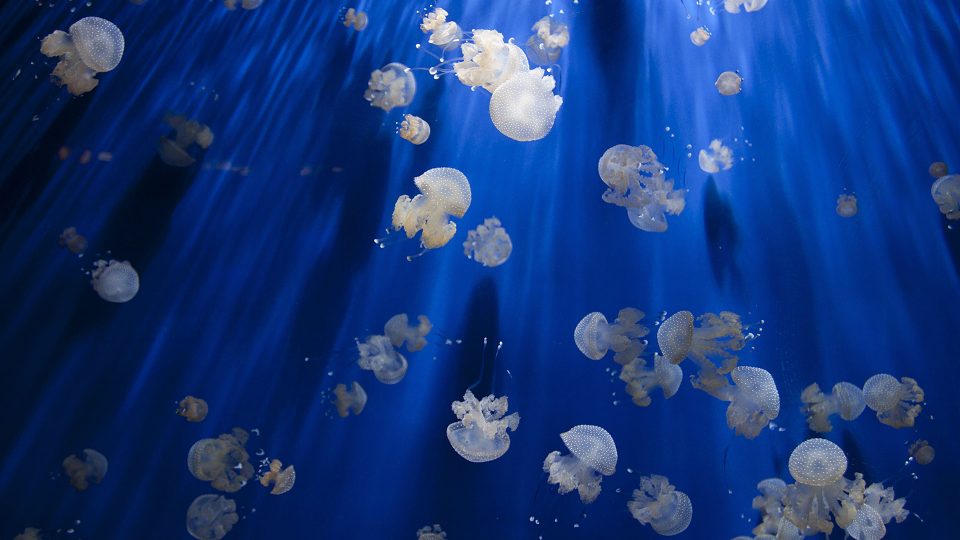
#> input picture Three_Part_Moudule/PIL/Image/1.jpg, 1920 x 1080 px, found by its file name (shown at 1/2 size)
$ python lxf_PIL_Moudle.py
#> lines starting #> are read from the running program, lines starting #| are printed output that depends on the picture
# 操作图像
from PIL import Image

# 打开一个jpg图像
im = Image.open('Image/1.jpg')
#> im is the input picture: PIL image 1920x1080 RGB; mean R, G, B 20.6, 54.8, 120.9
# 获取图像尺寸
w, h = im.size
#> w = 1920; h = 1080
print('Orinal image size: %sx%s' % (w, h))
#| Orinal image size: 1920x1080
# 缩放到50%
im.thumbnail((w//2, h//2))
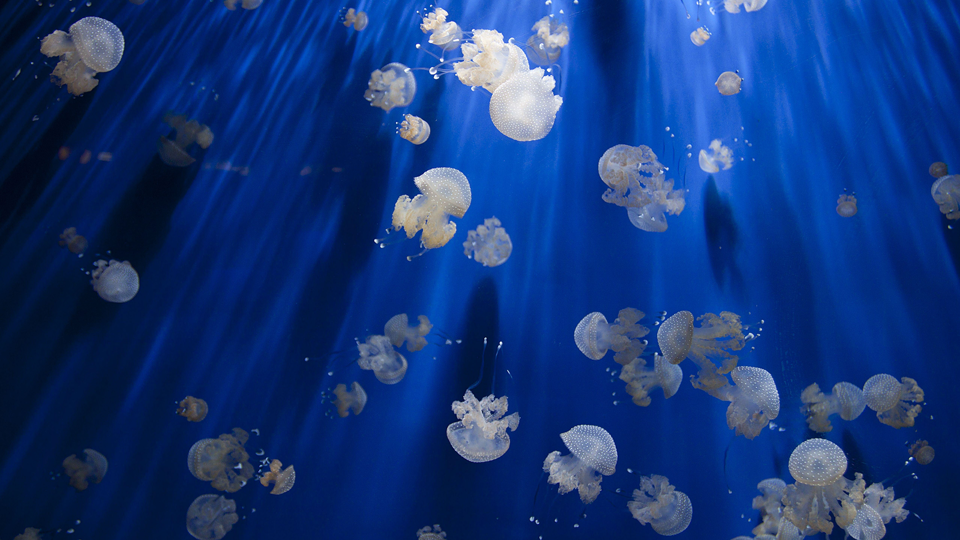
#> im: PIL image 960x540 RGB; mean R, G, B 20.7, 54.8, 120.9
print('Resize image to: %sx%s' % (w//2, h//2))
#| Resize image to: 960x540
# 把缩放后的图像用jpeg格式保存:
im.save('thumbnial.jpg', 'jpeg')


# 模糊效果
from PIL import Image, ImageFilter
im = Image.open('thumbnial.jpg')
# 应用模糊滤镜
im2 = im.filter(ImageFilter.BLUR)
im2.save('blur.jpg', 'jpeg')

# PIL的ImageDraw提供了一系列绘图方法, 比如生成字母验证码图片
from PIL import Image, ImageDraw, ImageFont, ImageFilter
import random
# 随机字母:
def rndChar():
	return chr(random.randint(65, 90))
# 随机颜色1:
def rndColor():
	return (random.randint(64, 255), random.randint(64, 255), random.randint(64, 255))
# 随机颜色2:
def rndColor2():
	return (random.randint(32, 127), random.randint(32, 127), random.randint(32, 127))

# 240 x 60:
width = 60 * 4
height = 60
image = Image.new('RGB', (width, height), (255, 255, 255))
#> image: PIL image 240x60 RGB; every value is 255
# 创建Font对象
font = ImageFont.truetype('C:/Windows/Fonts/AGENCYB.TTF', 36)
# 创建Draw对象
draw = ImageDraw.Draw(image)
# 填充每个像素
for x in range(width):
	for y in range(height):
		draw.point((x, y), fill=rndColor())
# 输出文字
for t in range(4):
	draw.text((60 * t + 10, 10), rndChar(), font=font, fill=rndColor2())
# 模糊
# image = image.filter(ImageFilter.BLUR)
image.save('code.jpg', 'jpeg')
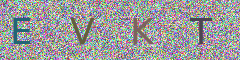
#> saved as code.jpg: PIL image 240x60 RGB; mean R, G, B 156, 155.4, 156.5
